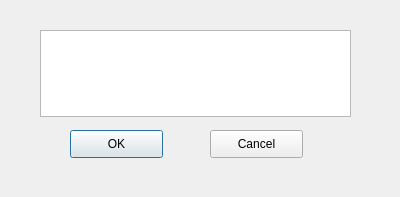
<?xml version="1.0" encoding="UTF-8"?>
<ui version="4.0">
 <class>Dialog</class>
 <widget class="QDialog" name="Dialog">
  <property name="geometry">
   <rect>
    <x>0</x>
    <y>0</y>
    <width>400</width>
    <height>197</height>
   </rect>
  </property>
  <property name="windowTitle">
   <string>Dialog</string>
  </property>
  <widget class="QTextEdit" name="textEdit">
   <property name="geometry">
    <rect>
     <x>40</x>
     <y>30</y>
     <width>311</width>
     <height>87</height>
    </rect>
   </property>
  </widget>
  <widget class="QPushButton" name="ok_button">
   <property name="geometry">
    <rect>
     <x>70</x>
     <y>130</y>
     <width>93</width>
     <height>28</height>
    </rect>
   </property>
   <property name="text">
    <string>OK</string>
   </property>
  </widget>
  <widget class="QPushButton" name="Cancel_button">
   <property name="geometry">
    <rect>
     <x>210</x>
     <y>130</y>
     <width>93</width>
     <height>28</height>
    </rect>
   </property>
   <property name="text">
    <string>Cancel</string>
   </property>
  </widget>
 </widget>
 <resources/>
 <connections/>
</ui>
